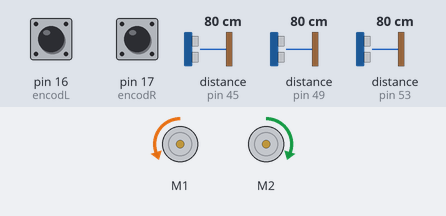
Recording of a sketch running on a simulated Arduino Mega 2560, built with avr-gcc and run on an emulated ATmega2560. On the bench: 2 × DC motor (green arrow = forward, orange = backward, longer = faster). Wiring (inferred from the names in the program): 3 × ultrasonic range finder: trigger pin 43, echo pin 45 / trigger pin 47, echo pin 49 / trigger pin 51, echo pin 53. Inputs (shaded band) come from the test bench; at power-on: distance to the obstacle (sensors on pin 45, pin 49, pin 53) 80 cm, pin 16 (encodL) HIGH, pin 17 (encodR) HIGH. The echo pulse lasts 58.3 µs per cm; what the sketch prints to the serial monitor is not drawn.

Above: at 1.2 s.
1.3 s: distance to the obstacle (sensor on pin 45) set to 34 cm
2.8 s: distance to the obstacle (sensor on pin 45) set to 29 cm
At 3.5 s:
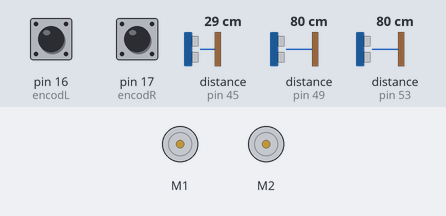
At 4.0 s:
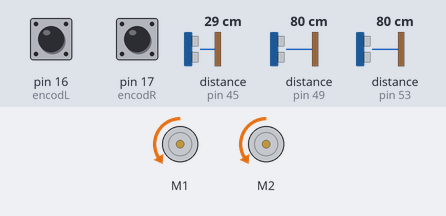
5.8 s: distance to the obstacle (sensor on pin 49) set to 2 cm
At 7.4 s:
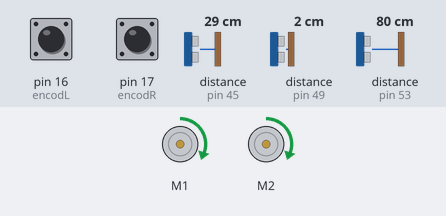
14.8 s: distance to the obstacle (sensor on pin 49) set to 60 cm
Timing chart, 0 to 18.8 s (numbered marks = the images above; inputs shaded):
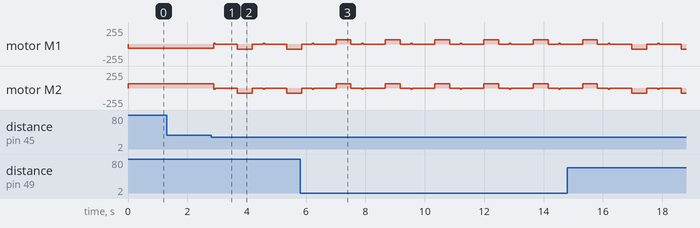

The sketch:

SenseAndAvoid.ino
```cpp
#include <DualVNH5019MotorShield.h>

//library location /usr/share/arduino/libraries

DualVNH5019MotorShield md;

// defines pins numbers
const int trigPinL = 43;
const int echoPinL = 45;
const int trigPinM = 47;
const int echoPinM = 49;
const int trigPinR = 51;
const int echoPinR = 53;
const int encodL = 16;
const int encodR = 17;

// defines variables
long durationL, durationM, durationR;
int distanceL, distanceM, distanceR;
int minDist = 30;                      //CM ???????

void stopIfFault()
{
  if (md.getM1Fault())
  {
    Serial.println("M1 fault");
    while(1);
  }
  if (md.getM2Fault())
  {
    Serial.println("M2 fault");
    while(1);
  }
}

void setup()
{
  Serial.begin(115200);
  Serial.println("Dual VNH5019 Motor Shield");
  md.init();

  pinMode(trigPinL, OUTPUT); // Sets Left Sonar trigPin as Output
  pinMode(echoPinL, INPUT);  // Sets Left Sonar echoPin as Input
  pinMode(trigPinM, OUTPUT); // Sets Middle Sonar trigPin as Output
  pinMode(echoPinM, INPUT);  // Sets Middle Sonar echoPin as Input
  pinMode(trigPinR, OUTPUT); // Sets Right Sonar trigPin as Output
  pinMode(echoPinR, INPUT);  // Sets Right Sonar echoPin as Input
  pinMode(encodL, INPUT);    // Sets Left Encoder pin
  pinMode(encodR, INPUT);    // Sets Right Encoder pin
}

//turns the robot counterclockwise 45 degrees
/*
 * Sets speed to 0 to stop robot
 * First delay is used as a buffer so the robot loses momentum before turning
 * Sets the left wheel to reverse and the right wheel to go forward at a rate of 60
 * Second delay is to wait for the robot to turn for a set amount of time
 * Then it stops both wheels
 * Last delay is used as a buffer so the robot loses momentum before going forward
 */
void turnLeft() {
  md.setM1Speed(0);
  md.setM2Speed(0);
  delay(250);
  md.setM1Speed(100);
  md.setM2Speed(100);
  delay(500);
  md.setM1Speed(0);
  md.setM2Speed(0);
  delay(250);
}

//turns the robot clockwise 45 degrees
/*
 * Sets speed to 0 to stop robot
 * First delay is used as a buffer so the robot loses momentum before turning
 * Sets the left wheel to go forward and the right wheel to reverse at a rate of 60
 * Second delay is to wait for the robot to turn for a set amount of time
 * Then it stops both wheels
 * Last delay is used as a buffer so the robot loses momentum before going forward
 */
void turnRight() {
  md.setM1Speed(0);
  md.setM2Speed(0);
  delay(250);
  md.setM1Speed(-120);
  md.setM2Speed(-120);
  delay(500);
  md.setM1Speed(0);
  md.setM2Speed(0);
  delay(250);
}

//Sets speed of the robot to go forward at a user defined speed
void forward(int speed) {
  md.setM1Speed(-speed);
  md.setM2Speed(speed);
}

//Sets speed of the robot to reverse at a user defined speed
void reverse(int speed) {
  md.setM1Speed(speed);
  md.setM2Speed(-speed);
}

//Sets speed to 0 to stop robot from moving
//Delay used as buffer so the robot loses momentum
void brake() {
  md.setM1Speed(0);
  md.setM2Speed(0);
  delay(500);
}


void loop() {

  //Left Sonar
  digitalWrite(trigPinL, LOW);
  delayMicroseconds(2);
  digitalWrite(trigPinL, HIGH);
  delayMicroseconds(10);
  digitalWrite(trigPinL, LOW);
  durationL = pulseIn(echoPinL, HIGH);
  distanceL = durationL*0.034/2;

  //Middle Sonar
  digitalWrite(trigPinM, LOW);
  delayMicroseconds(2);
  digitalWrite(trigPinM, HIGH);
  delayMicroseconds(10);
  digitalWrite(trigPinM, LOW);
  durationM = pulseIn(echoPinM, HIGH);
  distanceM = durationM*0.034/2;

  //Right Sonar
  digitalWrite(trigPinR, LOW);
  delayMicroseconds(2);
  digitalWrite(trigPinR, HIGH);
  delayMicroseconds(10);
  digitalWrite(trigPinR, LOW);
  durationR = pulseIn(echoPinR, HIGH);
  distanceR = durationR*0.034/2;


  if (distanceM <= minDist+5 || distanceR <= minDist) {
    reverse(25);
    delay(50);
    brake();
    turnLeft();
  } else if (distanceL <= minDist) {
    reverse(25);
    delay(50);
    brake();
    turnRight();
  } else {
    forward(100);
  }

  Serial.println("Left Ticks: "+digitalRead(encodL));
  Serial.println("Right Ticks: "+digitalRead(encodR));

  delay(100);
}
```

Measured:
- the behaviour switches between 32 and 31 cm on distance to the obstacle (sensor on pin 45) (found by bisection; images 0 and 1)
- after the input at 1.3 s, every drawn part: stays the same
- after the input at 2.8 s, motor M1: backward 63/255 → stopped after 0.08 s, → backward 76/255 0.80 s later, → stopped 0.50 s later, → backward 76/255 1.2 s later; motor M2: forward 63/255 → stopped after 0.08 s, → backward 76/255 0.80 s later, → stopped 0.50 s later, → backward 76/255 1.2 s later
